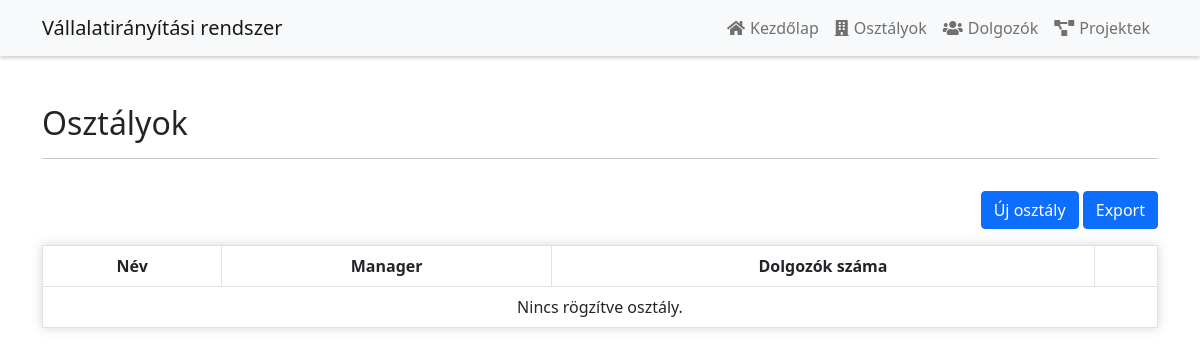
/department.php, run on an earlier commit of the app's database.
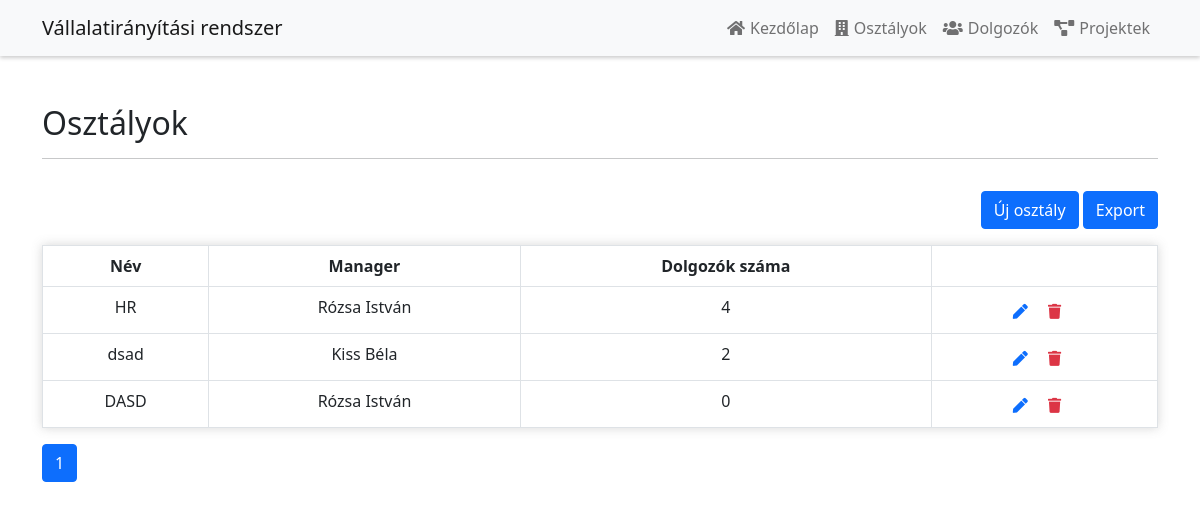
And on a later commit of the database.
### tables this page shows
CREATE TABLE `osztaly` (
  `id` int(11) NOT NULL,
  `nev` varchar(40) NOT NULL,
  `manager_id` int(11) DEFAULT NULL
);

CREATE TABLE `dolgozo` (
  `id` int(11) NOT NULL,
  `veznev` varchar(40) NOT NULL,
  `kernev` varchar(40) NOT NULL,
  `nem` tinyint(4) NOT NULL,
  `szulido` date NOT NULL,
  `fizetes` int(11) NOT NULL,
  `munkakor` varchar(40) NOT NULL,
  `profilkep` varchar(50) DEFAULT NULL,
  `osztaly_id` int(11) DEFAULT NULL
);

### department.php (the view)
<?php
include('functions.php');
$pdo = pdo_connect_mysql();
$perPage = 15;
$total_row = $pdo->query('SELECT osztaly.*, (SELECT COUNT(dolgozo.id) FROM dolgozo WHERE dolgozo.osztaly_id = osztaly.id) as dolgozo_count FROM osztaly')->rowCount();
$pages = ceil($total_row / $perPage);
$page = isset($_GET['page']) ? $_GET["page"] : 1;
$start = ($page - 1) * $perPage;
$query = "SELECT osztaly.*, (SELECT COUNT(dolgozo.id) FROM dolgozo WHERE dolgozo.osztaly_id = osztaly.id) as dolgozo_count FROM osztaly LIMIT $start, $perPage";
$osztalyok = $pdo->query($query)->fetchAll(PDO::FETCH_ASSOC);
?>
<?= template_header('Kezdőlap') ?>
<div class="container">
    <div class="row mt-5 mb-3">
        <div class="col-lg-12">
            <h2>Osztályok</h2>
            <hr>
        </div>
    </div>
    <div class="row mb-3">
        <div class="col-lg-12 text-end">
            <a class="btn btn-primary" href="new_department.php">Új osztály</a>
            <a class="btn btn-primary" target="_self" href="dump.php">Export</a>
        </div>
    </div>
    <table class="table table-bordered">
        <thead>
        <tr>
            <th>Név</th>
            <th>Manager</th>
            <th>Dolgozók száma</th>
            <th></th>
        </tr>
        </thead>
        <tbody>
        <?php if (!empty($osztalyok)): ?>
            <?php foreach ($osztalyok as $osztaly): ?>
                <tr>
                    <td><?= $osztaly['nev'] ?></td>
                    <td>
                        <?php
                        $manager_stmt = $pdo->prepare("SELECT dolgozo.veznev, dolgozo.kernev FROM dolgozo, osztaly  WHERE dolgozo.id = osztaly.manager_id AND osztaly.manager_id = ?");
                        $manager_stmt->execute([$osztaly["manager_id"]]);
                        $manager = $manager_stmt->fetchAll(PDO::FETCH_OBJ);
                        if ($manager) {
                            echo $manager[0]->veznev . " " . $manager[0]->kernev;
                        } else {
                            echo "Nincs manager";
                        }
                        ?>
                    </td>
                    <td><?= $osztaly['dolgozo_count'] ?></td>
                    <td class="actions">
                        <a href="edit_department.php?id=<?= $osztaly['id'] ?>" class="edit"><i
                                class="fas fa-pen fa-xs"></i></a>
                        <a href="delete.php?osztaly_id=<?= $osztaly['id'] ?>" class="trash text-danger"><i
                                class="fas fa-trash fa-xs"></i></a>
                    </td>
                </tr>
            <?php endforeach; ?>
        <?php else: ?>
            <tr>
                <td colspan="9">Nincs rögzítve osztály.</td>
            </tr>
        <?php endif; ?>
        </tbody>
    </table>
    <ul class="pagination">
        <?php for ($i = 1; $i <= $pages; $i++): ?>
            <li class="page-item<?php echo ($i == $page) ? " active" : "" ?>"><a class="page-link"
                                                                                 href='<?php echo "?page=$i"; ?>'>
                    <?php echo $i; ?>
                </a></li>
        <?php endfor; ?>
    </ul>
</div>
<?= template_footer() ?>

What changed in the data, as far as the page shows it:
added osztaly: nev "HR", manager.veznev "Rózsa", manager.kernev "István", dolgozo_count "4"
added osztaly: nev "dsad", manager.veznev "Kiss", manager.kernev "Béla", dolgozo_count "2"
added osztaly: nev "DASD", manager.veznev "Rózsa", manager.kernev "István", dolgozo_count "0"
Also different on the page:
new list line: "1"
text no longer shown: "Nincs rögzítve osztály."
